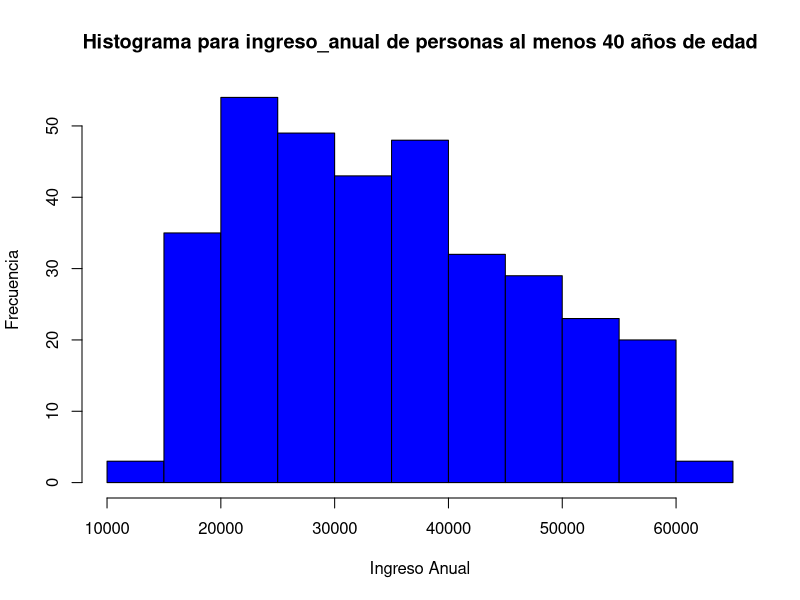
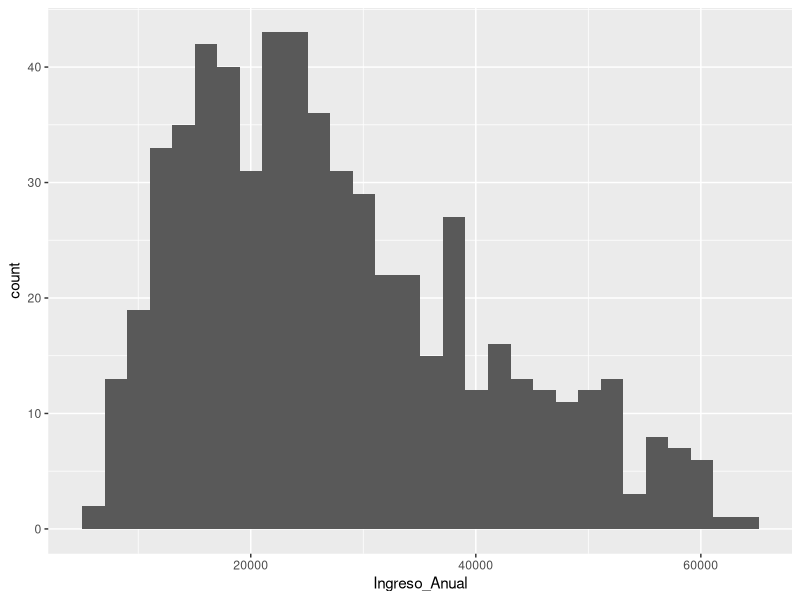
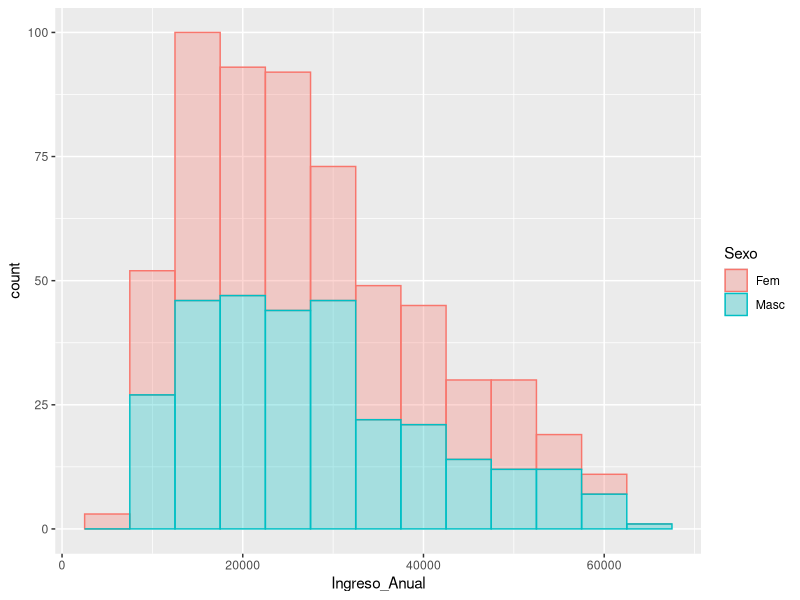
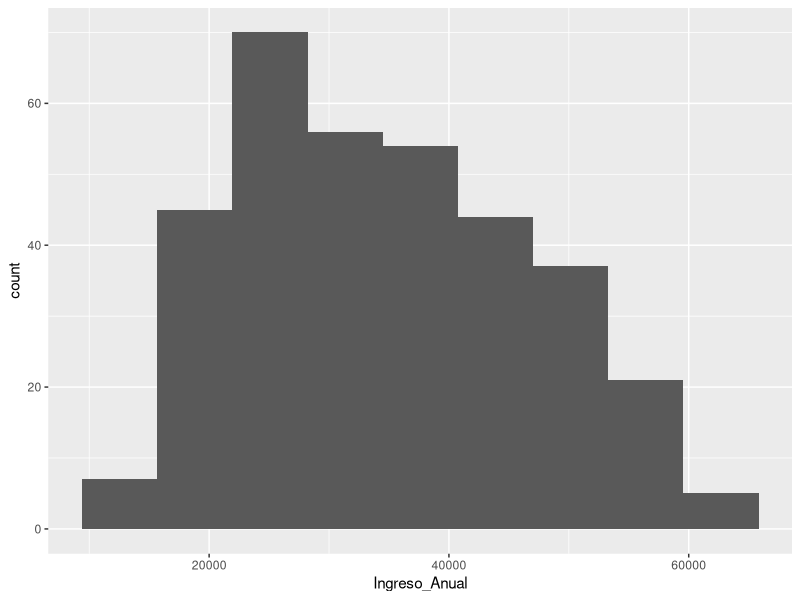

Reproduce these figures in R, in order.
##############  PAQUETES  ############## 
install.packages("readxl") #para leer archivos excel
install.packages("tidyverse") 
install.packages("psych") 
install.packages("openxlsx") #para exportar a excel

setwd("d:/dev/Estadistica")

library(readxl)
Base_Taller3 <- read_excel("Base_Taller3.xlsx", 
                                  sheet = "Parte1")
View(Base_Taller3)



setwd("d:/dev/Estadistica")
library(readxl)
library(tidyverse)

#setwd("C:/Users/caroh/Documents/RStudio/Clases/Clase 3") #Definición de directorio de trabajo
library(readxl)
base <- readxl::read_excel("Base_Taller3.xlsx", sheet = "Parte1") #Importar y definir base de datos
attach(base) #para reconocer por el nombre las columnas importadas
class(base)

base[1,1]
base[,"Edad"] #trae la columna edad
base[,c(2,3)] #todas las filas, columnas 2 y 3
base[base$Edad >= 40 & base$Crédito=="SI",c("Edad","Crédito")] #filtra por edad mayor o igual a 40
personasMayoresoIguala40 <- base[base$Edad >= 40 , ]
hist(personasMayoresoIguala40$Ingreso_Anual, 
     main = "Histograma para ingreso_anual de personas al menos 40 años de edad",
     xlab = "Ingreso Anual",
     ylab = "Frecuencia",
     col = "blue",
     freq = T
     )

# cargar ggplot2
# install.packages("ggplot2")
library(ggplot2)
ggplot(base, aes (x=Ingreso_Anual)) + geom_histogram()

ggplot(base, aes(x = Ingreso_Anual, color = Sexo, fill = Sexo)) + 
  geom_histogram(alpha = 0.3, 
                 bins = 10,
                 binwidth = 5000,
                 position = "stack")

# hacer un histograma en ggplot2
ggplot(data = personasMayoresoIguala40,
       mapping = aes(x = Ingreso_Anual)) +
  geom_histogram(bins = 9)


##############  TABLA DE FRECUENCIA  ##############

#UNA VARIABLE
t1 <- table(Sucursal)  #resume la cantidad de las frecuencias, es como una cuenta por sucursal
t2 <- round(prop.table(t1)*100,1) # round para redondear con 1 decimal, prop.table tabla de frecuencia relativa a partir de tablas de frecuencia absoluta
tabla1 <- cbind(t1,t2)    # muestra verticalmente las dos columnas
colnames(tabla1) <- c("Frecuencia", "Porcentaje") #nombrar nuevas columnas
addmargins(tabla1,margin=1) #agregar los totales por filas o por columnas a una tabla de frecuencia.
addmargins(tabla1,margin=2) #por filas
addmargins(tabla1)

#DOS VARIABLES
t3 <- table(Sucursal,Sexo) #ojo con el orden de las variables, agrupa por sucursal, luego detalla por sexo, para ambos casos
addmargins(t3,margin=1)  #suma vertical
addmargins(t3, margin=2) #suma horizontal
addmargins(t3)

tabla2 <- round(prop.table(t3)*100,1)
addmargins(tabla2)
tabla2

##############  TABLAS CON PROMEDIO  ##############
library(tidyverse)
tabla3 <- base %>% group_by(Sucursal) %>% summarise(Promedio_ingreso_por_Sucursal = mean(Ingreso_Anual))
tabla3
#el operador  %>% permite concatenar operaciones, summarise crea una nueva columna
#group_by() agrupa un conjunto de filas seleccionado en un conjunto de filas de resumen.

##############  TABLAS CON PROMEDIO, DESV Y CV ##############
tabla4 <- base %>% 
          group_by(Sexo) %>%
          summarise(Promedio = mean(Ingreso_Anual),
                    Desviacion = sd(Ingreso_Anual),
                    CD = sd(Ingreso_Anual)/mean(Ingreso_Anual)*100)


############## RESUMEN NUMÉRICO ##############
length(Ingreso_Anual)  # entrega tamaño de la columna
mean(Ingreso_Anual)  # media
median(Ingreso_Anual)# mediana
sd(Ingreso_Anual)    # desviación estándar
IQR(Ingreso_Anual)   # rango intercuartil
quantile(Ingreso_Anual) # cuartiles de una variable
var(Ingreso_Anual)  # varianza
sd(Ingreso_Anual)/mean(Ingreso_Anual)  # coeficiente de variación
range(Ingreso_Anual)   # rango de la variable
summary(Ingreso_Anual)  # resumen 5 números y media
tapply(Ingreso_Anual, Sexo, summary) # resumen del ingreso anual 5 números y media, por sexo

#Otra forma:
library(psych)
tabla_resumen <- psych::describeBy(Ingreso_Anual) 
psych::describeBy(Ingreso_Anual,group=Sexo) # separado por categorías 

#Recordatorio para guardar tablas
library(openxlsx)
write.xlsx(tabla_resumen, "tablaresumen.xlsx") #en xlsx


############## FILTRAR Y AGREGAR VARIABLES ##############
#Filtro: forma 1
mayores <- base[Edad > 60, ]   #selecciona solo personas mayores y guarda en "mayores"
suc_A <- base[Sucursal=="A", ] #selecciona solo sucursal A y guarda en "suc_A"

#Filtro:forma 2
sucursal_A <- filter(base, Sucursal == "A") #selecciona solo sucursal A

############## AGREGAR NUEVA VARIABLE A LA BASE ##############
base <- base %>% mutate(Edad_cod = case_when(Edad <= 30 ~ "Joven",
                                               Edad <= 60 ~ "Adulto",
                                               Edad > 60 ~ "Mayor" )) 
attach(base)  # volver a apoderarse de la base con variable nueva
names(base)   # para ver los nombres las variables incluidas en la base

table(Edad_cod)



